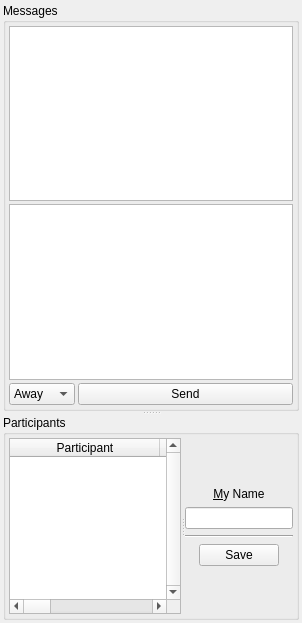
             <widget class="QWidget" name="scrollAreaWidgetContents_2">
              <property name="geometry">
               <rect>
                <x>0</x>
                <y>0</y>
                <width>302</width>
                <height>623</height>
               </rect>
              </property>
              <layout class="QVBoxLayout" name="verticalLayout">
               <property name="spacing">
                <number>3</number>
               </property>
               <property name="margin">
                <number>3</number>
               </property>
               <item>
                <widget class="QSplitter" name="splitter_2">
                 <property name="orientation">
                  <enum>Qt::Vertical</enum>
                 </property>
                 <property name="childrenCollapsible">
                  <bool>false</bool>
                 </property>
                 <widget class="QSplitter" name="splitter">
                  <property name="orientation">
                   <enum>Qt::Vertical</enum>
                  </property>
                  <property name="childrenCollapsible">
                   <bool>false</bool>
                  </property>
                  <widget class="QGroupBox" name="groupBox_9">
                   <property name="title">
                    <string>Messages</string>
                   </property>
                   <layout class="QVBoxLayout" name="verticalLayout_12">
                    <property name="spacing">
                     <number>3</number>
                    </property>
                    <property name="margin">
                     <number>3</number>
                    </property>
                    <item>
                     <widget class="QTextBrowser" name="messages">
                      <property name="tabChangesFocus">
                       <bool>true</bool>
                      </property>
                     </widget>
                    </item>
                    <item>
                     <widget class="spoton_textedit" name="message">
                      <property name="sizePolicy">
                       <sizepolicy hsizetype="Expanding" vsizetype="Preferred">
                        <horstretch>0</horstretch>
                        <verstretch>0</verstretch>
                       </sizepolicy>
                      </property>
                      <property name="tabChangesFocus">
                       <bool>true</bool>
                      </property>
                      <property name="acceptRichText">
                       <bool>false</bool>
                      </property>
                     </widget>
                    </item>
                    <item>
                     <layout class="QHBoxLayout" name="horizontalLayout_10">
                      <item>
                       <widget class="QComboBox" name="status">
                        <property name="sizePolicy">
                         <sizepolicy hsizetype="Fixed" vsizetype="Fixed">
                          <horstretch>0</horstretch>
                          <verstretch>0</verstretch>
                         </sizepolicy>
                        </property>
                        <property name="currentIndex">
                         <number>0</number>
                        </property>
                        <property name="sizeAdjustPolicy">
                         <enum>QComboBox::AdjustToContents</enum>
                        </property>
                        <item>
                         <property name="text">
                          <string>Away</string>
                         </property>
                         <property name="icon">
                          <iconset resource="../Icons/icons.qrc">
                           <normaloff>:/away.png</normaloff>:/away.png</iconset>
                         </property>
                        </item>
                        <item>
                         <property name="text">
                          <string>Busy</string>
                         </property>
                         <property name="icon">
                          <iconset resource="../Icons/icons.qrc">
                           <normaloff>:/busy.png</normaloff>:/busy.png</iconset>
                         </property>
                        </item>
                        <item>
                         <property name="text">
                          <string>Offline</string>
                         </property>
                         <property name="icon">
                          <iconset resource="../Icons/icons.qrc">
                           <normaloff>:/offline.png</normaloff>:/offline.png</iconset>
                         </property>
                        </item>
                        <item>
                         <property name="text">
                          <string>Online</string>
                         </property>
                         <property name="icon">
                          <iconset resource="../Icons/icons.qrc">
                           <normaloff>:/online.png</normaloff>:/online.png</iconset>
                         </property>
                        </item>
                       </widget>
                      </item>
                      <item>
                       <widget class="QPushButton" name="sendMessage">
                        <property name="text">
                         <string>Send</string>
                        </property>
                        <property name="icon">
                         <iconset resource="../Icons/icons.qrc">
                          <normaloff>:/ok.png</normaloff>:/ok.png</iconset>
                        </property>
                       </widget>
                      </item>
                     </layout>
                    </item>
                   </layout>
                  </widget>
                 </widget>
                 <widget class="QGroupBox" name="groupBox">
                  <property name="sizePolicy">
                   <sizepolicy hsizetype="Preferred" vsizetype="Expanding">
                    <horstretch>0</horstretch>
                    <verstretch>0</verstretch>
                   </sizepolicy>
                  </property>
                  <property name="title">
                   <string>Participants</string>
                  </property>
                  <layout class="QVBoxLayout" name="verticalLayout_11">
                   <property name="spacing">
                    <number>3</number>
                   </property>
                   <property name="margin">
                    <number>3</number>
                   </property>
                   <item>
                    <widget class="QSplitter" name="chatHorizontalSplitter">
                     <property name="orientation">
                      <enum>Qt::Horizontal</enum>
                     </property>
                     <widget class="QTableWidget" name="participants">
                      <property name="verticalScrollBarPolicy">
                       <enum>Qt::ScrollBarAlwaysOn</enum>
                      </property>
                      <property name="selectionBehavior">
                       <enum>QAbstractItemView::SelectRows</enum>
                      </property>
                      <property name="horizontalScrollMode">
                       <enum>QAbstractItemView::ScrollPerPixel</enum>
                      </property>
                      <property name="sortingEnabled">
                       <bool>true</bool>
                      </property>
                      <attribute name="horizontalHeaderDefaultSectionSize">
                       <number>150</number>
                      </attribute>
                      <attribute name="horizontalHeaderStretchLastSection">
                       <bool>true</bool>
                      </attribute>
                      <column>
                       <property name="text">
                        <string>Participant</string>
                       </property>
                      </column>
                      <column>
                       <property name="text">
                        <string>OID</string>
                       </property>
                      </column>
                      <column>
                       <property name="text">
                        <string>neighbor_oid</string>
                       </property>
                      </column>
                      <column>
                       <property name="text">
                        <string>public_key_hash</string>
                       </property>
                      </column>
                      <column>
                       <property name="text">
                        <string>Status</string>
                       </property>
                      </column>
                      <column>
                       <property name="text">
                        <string>Gemini</string>
                       </property>
                      </column>
                     </widget>
                     <widget class="QWidget" name="layoutWidget1">
                      <layout class="QVBoxLayout" name="verticalLayout_10">
                       <item>
                        <spacer name="verticalSpacer_6">
                         <property name="orientation">
                          <enum>Qt::Vertical</enum>
                         </property>
                         <property name="sizeHint" stdset="0">
                          <size>
                           <width>20</width>
                           <height>40</height>
                          </size>
                         </property>
                        </spacer>
                       </item>
                       <item>
                        <widget class="QLabel" name="label_5">
                         <property name="text">
                          <string>&amp;My Name</string>
                         </property>
                         <property name="alignment">
                          <set>Qt::AlignCenter</set>
                         </property>
                         <property name="buddy">
                          <cstring>nodeName</cstring>
                         </property>
                        </widget>
                       </item>
                       <item>
                        <widget class="QLineEdit" name="nodeName">
                         <property name="alignment">
                          <set>Qt::AlignCenter</set>
                         </property>
                        </widget>
                       </item>
                       <item>
                        <widget class="Line" name="line">
                         <property name="orientation">
                          <enum>Qt::Horizontal</enum>
                         </property>
                        </widget>
                       </item>
                       <item>
                        <layout class="QHBoxLayout" name="horizontalLayout_9">
                         <property name="leftMargin">
                          <number>0</number>
                         </property>
                         <property name="topMargin">
                          <number>0</number>
                         </property>
                         <item>
                          <spacer name="horizontalSpacer_5">
                           <property name="orientation">
                            <enum>Qt::Horizontal</enum>
                           </property>
                           <property name="sizeHint" stdset="0">
                            <size>
                             <width>40</width>
                             <height>20</height>
                            </size>
                           </property>
                          </spacer>
                         </item>
                         <item>
                          <widget class="QPushButton" name="saveNodeName">
                           <property name="sizePolicy">
                            <sizepolicy hsizetype="Minimum" vsizetype="Fixed">
                             <horstretch>0</horstretch>
                             <verstretch>0</verstretch>
                            </sizepolicy>
                           </property>
                           <property name="toolTip">
                            <string>Save my name.</string>
                           </property>
                           <property name="text">
                            <string>Save</string>
                           </property>
                           <property name="icon">
                            <iconset resource="../Icons/icons.qrc">
                             <normaloff>:/ok.png</normaloff>:/ok.png</iconset>
                           </property>
                          </widget>
                         </item>
                         <item>
                          <spacer name="horizontalSpacer_12">
                           <property name="orientation">
                            <enum>Qt::Horizontal</enum>
                           </property>
                           <property name="sizeHint" stdset="0">
                            <size>
                             <width>40</width>
                             <height>20</height>
                            </size>
                           </property>
                          </spacer>
                         </item>
                        </layout>
                       </item>
                       <item>
                        <spacer name="verticalSpacer_9">
                         <property name="orientation">
                          <enum>Qt::Vertical</enum>
                         </property>
                         <property name="sizeHint" stdset="0">
                          <size>
                           <width>20</width>
                           <height>40</height>
                          </size>
                         </property>
                        </spacer>
                       </item>
                      </layout>
                     </widget>
                    </widget>
                   </item>
                  </layout>
                 </widget>
                </widget>
               </item>
              </layout>
             </widget>
